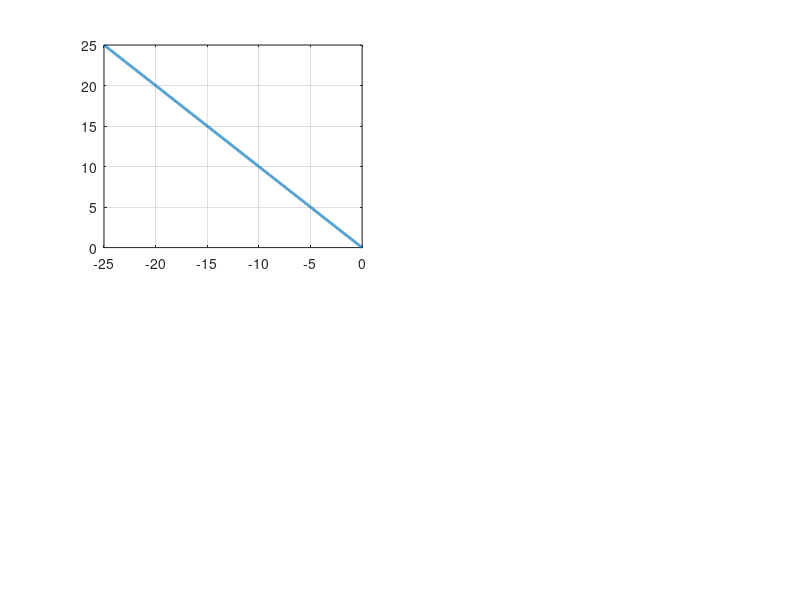

This chart was generated by the following MATLAB code: (Note: this script raises an error after producing the figure.)

clc;
clear all;
close all;

% Relationship between S and Z domain: z = exp(sT) for s = sigma + jw
% z = r * exp(jp)=r*(cosp + jsinp) 
% where r = exp(sigma) is magnitude and p = w * T is phase

T = 0.3; % Sampling time

sigma={-25:0.01:0, -25:0.01:0, -25, -35:0.01:-25}; %sigma values from the given figures
w={-sigma{1}, 5, -5:0.01:5, (-5:0.01:5)}; %jw values from the given figures

grapharray=[ "a" "b" "c" "d" ]; %namings array for the upcoming plottings


for i=1:length(sigma)
    
%plot S plane figures    
    figure (2); 
    subplot(2,2,i)
    
    if i==4 % if fourth graph(d) use meshgrid
        [Sigma, W] = meshgrid(sigma{i}, w{i}); %creating a meshgrid     
        Complex= Sigma + 1j*W;                
        plot(real(Complex(:)), imag(Complex(:)), '.')
    else
        complex= sigma{i} + 1j*w{i}; %complex s plane function for plotting
        plot(complex, 'Linewidth', 2); %plot s function
    end
    
    grid on;
    ax = gca;
    ax.XAxisLocation = 'origin';
    ax.YAxisLocation = 'origin';
    xlabel('\bf \sigma');
    ylabel('\bf jw');
    graphname = "figure " + "(" + grapharray(i) + ")";
    title(graphname);
    axis padded
    sgtitle('S-plane equivalent');
    
    
 %plot Z plane figures   
    figure (1); 
    subplot(2,2,i)
    
    
    if i==4 %if fourth graph use meshgrid
        z=exp(Sigma*T); %calculating z-plane magnitude
        p = W * T; %calculating z-plane phase
        Z = z .* ( cos(p) + 1j* sin(p) ); %calculating z-plane function
        plot(real(Z(:)), imag(Z(:)), 'k' , 'LineWidth', 2); %plot z function
        
    else %for others plot regularly since they're just curves
        z=exp(sigma{i}*T); %calculating z-plane magnitude
        p = w{i} * T; %calculating z-plane phase
        Z = z .* ( cos(p) + 1j* sin(p) ); %calculating z-plane function
        plot(real(Z), imag(Z), 'k' , 'LineWidth', 2); %plot z function
        
            %if the Z function if large enough, display unit circle
            if abs(max(real(Z)))>0.5 || abs(max(imag(Z)))>0.5
            hold on
            theta = linspace(0, 2*pi, 100);
            unit_circle = exp(1j * theta);
            plot(real(unit_circle), imag(unit_circle), '.', 'LineWidth', 2);
            end
    end
    
    grid on;
    ax = gca;
    ax.XAxisLocation = 'origin';
    ax.YAxisLocation = 'origin';
    xlabel('\bf R');
    ylabel('\bf IM');
    graphname = "figure " + "(" + grapharray(i) + ")";
    title(graphname);
    axis padded
    sgtitle('Z-plane equivalent');
    
end



